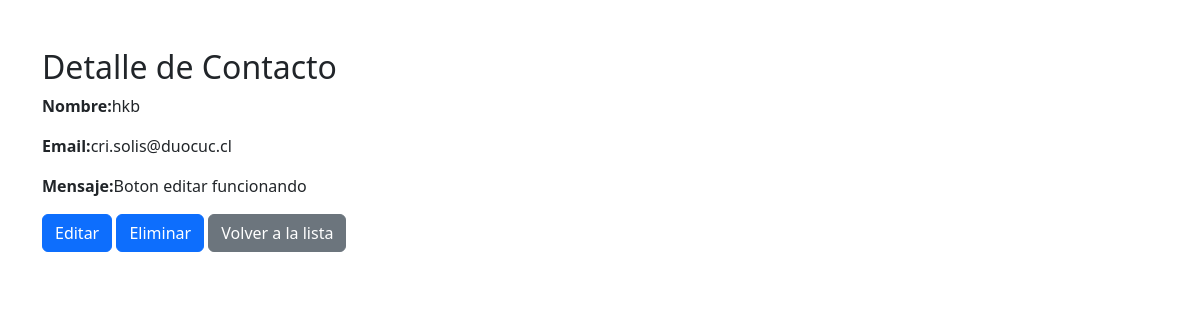
The app's page /contacto/4/ (signed in) with its own data.
### myportfolio/models.py (models this page shows, shortened)
class Contacto(models.Model):
    nombre = models.CharField(max_length=100)
    email = models.EmailField()
    mensaje = models.TextField()  # Campo para el mensaje original
    mensaje_cifrado = models.TextField()  # Campo para almacenar el mensaje cifrado
    fecha = models.DateTimeField(auto_now_add=True)  # Añade el campo de fecha

### myportfolio/views.py (the view)
# urls.py: path('contacto/<int:pk>/', views.contacto_detalle, name='contacto_detalle'),
@login_required
def contacto_detalle(request, pk):
    contacto = get_object_or_404(Contacto, pk=pk)
    return render(request, 'myportfolio/contacto_detalle.html', {'contacto': contacto})

### myportfolio/templates/myportfolio/contacto_detalle.html (shortened to what this page needs)
{% extends 'base_generic.html'%}
{% block content %}
<div class="container mt-5">
    <h2>Detalle de Contacto</h2>
    <p><strong>Nombre:</strong>{{ contacto.nombre }}</p>
    <p><strong>Email:</strong>{{ contacto.email }}</p>
    <p><strong>Mensaje:</strong>{{ contacto.mensaje }}</p>
    <a href="{% url 'contacto_editar' contacto.pk %}" class="btn btn-primary">Editar</a>
    <form method="POST" action="{% url 'contacto_eliminar' contacto.pk %}" style="display: inline;">
        <button type="submit" class="btn btn-primary">Eliminar</button>
        <a href="{% url 'contacto_lista' %}" class="btn btn-secondary">Volver a la lista</a>
    </form>
</div>
{% endblock %}

### myportfolio/static/css/styles.css (style rules this page uses)
html { scroll-behavior: smooth; }

### records on screen
Contacto: nombre "hkb", email "cri.solis@duocuc.cl", mensaje "Boton editar funcionando"
